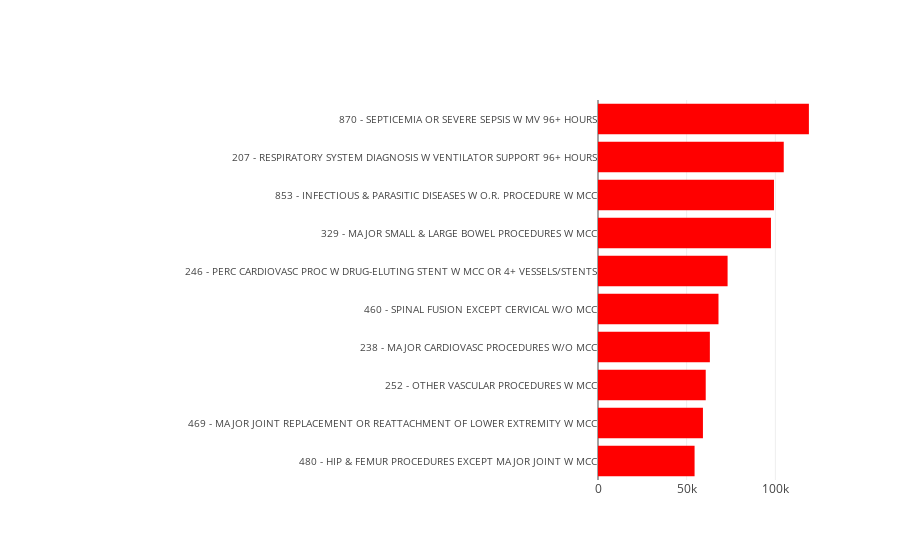

This figure's notebook cell:
### Code cell
upper_trace = go.Bar(
    x = highest_divergent_drgs['diff'][:10][::-1],
    y = highest_divergent_drgs.index[:10][::-1],
    orientation='h',
    marker=dict(
        color='red'
    )
)

data = [upper_trace]

layout = go.Layout(
    xaxis = dict(
        domain=[0.7,1],
    ),
    yaxis = dict(
        tickfont=dict(
            size=10
        ),
    ), 
)

fig = go.Figure(data=data, layout=layout)
plotly.offline.iplot(fig)

### Figure 1 — Plotly figure (JSON) as saved in the notebook; plotly's stock layout.template omitted (floating-point values rounded to 4 significant figures)
{"data": [{"marker": {"color": "red"}, "orientation": "h", "type": "bar", "uid": "63fdc2f4-94d2-11e8-a862-0205857feb80", "x": [54460.0, 59170.0, 60750.0, 63070.0, 67940.0, 73070.0, 97530.0, 99230.0, 104700.0, 118900.0], "y": ["480 - HIP & FEMUR PROCEDURES EXCEPT MAJOR JOINT W MCC", "469 - MAJOR JOINT REPLACEMENT OR REATTACHMENT OF LOWER EXTREMITY W MCC", "252 - OTHER VASCULAR PROCEDURES W MCC", "238 - MAJOR CARDIOVASC PROCEDURES W/O MCC", "460 - SPINAL FUSION EXCEPT CERVICAL W/O MCC", "246 - PERC CARDIOVASC PROC W DRUG-ELUTING STENT W MCC OR 4+ VESSELS/STENTS", "329 - MAJOR SMALL & LARGE BOWEL PROCEDURES W MCC", "853 - INFECTIOUS & PARASITIC DISEASES W O.R. PROCEDURE W MCC", "207 - RESPIRATORY SYSTEM DIAGNOSIS W VENTILATOR SUPPORT 96+ HOURS", "870 - SEPTICEMIA OR SEVERE SEPSIS W MV 96+ HOURS"]}], "layout": {"xaxis": {"domain": [0.7, 1]}, "yaxis": {"tickfont": {"size": 10}}}}
